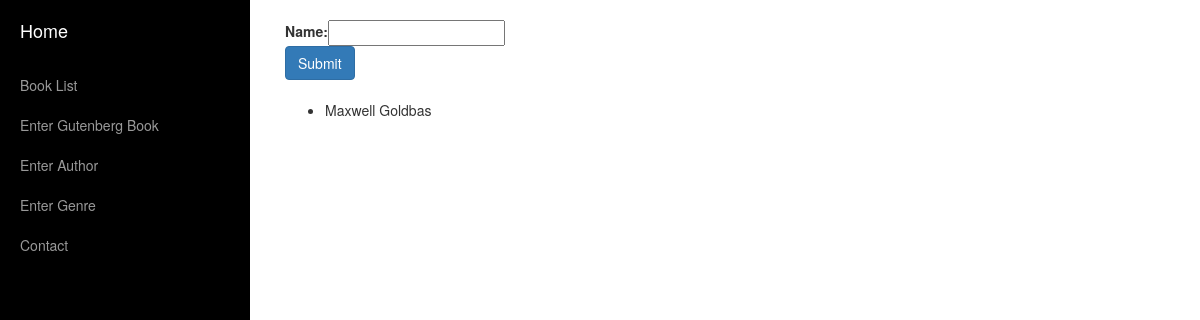
The page /author/ on the database as committed earlier.
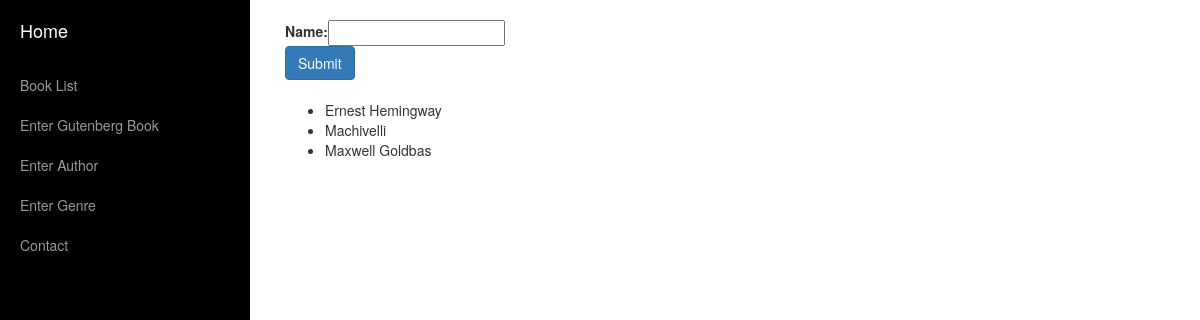
The same page on the database as committed later.
### books/models.py (models this page shows, shortened)
class Author(models.Model):
    name = models.CharField(primary_key=True, max_length=300)
    class Meta:
        ordering = ('name',)

### books/views.py (the view, shortened to what this page needs)
# urls.py: url(r'^author/$', EnterAuthorView.as_view(), name='add_author'),
class EnterAuthorView(FormView, ListView):
    form_class = AuthorForm
    template_name = 'author.html'
    success_url = '/author/'
    queryset = Author.objects.all()
    context_object_name = 'authors'

### books/forms.py
class AuthorForm(forms.ModelForm):
    class Meta:
        model = Author
        exclude = ()

### templates/author.html (shortened to what this page needs)
{% extends 'index.html' %}
{% block body %}
        {% block body_form %}
    <form method="POST">
        <table>
            {{ form.as_table }}
        </table>
        <button type = "submit" class = "btn btn-primary">Submit</button>
    </form>
    {% endblock %}
    {% block body_list %}
        <ul>
        {% for author in authors %}
        <li>{{ author.name }}</li>
        {% endfor %}
    </ul>
    {% endblock %}
{% endblock %}

Rows that differ between the two databases and show on the page:
added Author: name "Ernest Hemingway"
added Author: name "Machivelli"
